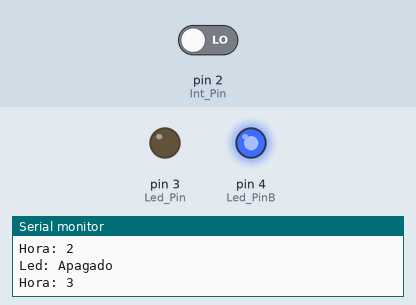
A sketch run on a simulated Arduino Uno, built with avr-gcc and run on an emulated ATmega328P. Shown: output pins drawn as LEDs (lit = HIGH), the last lines printed to the serial monitor. Inputs (shaded band) come from the test bench; at power-on: pin 2 (Int_Pin) LOW.

Above: at 2.8 s.
2.9 s: pin 2 (Int_Pin) driven HIGH
At 3.6 s:
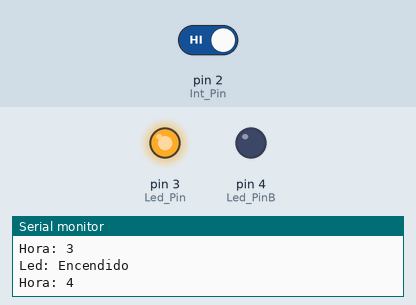
4.5 s: pin 2 (Int_Pin) driven LOW
At 6.3 s:
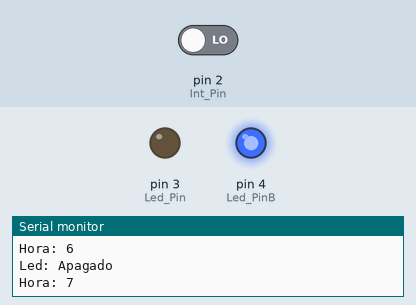
Timing chart, 0 to 7.8 s (numbered marks = the images above; inputs shaded):
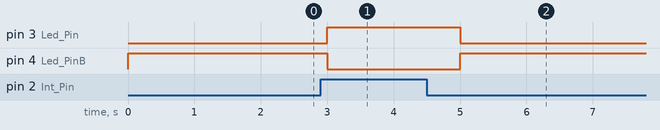

The sketch:

utn_clase_arduino04_0021.ino
```cpp
int Led_Pin = 3;
int Led_PinB = 4;
int Fot_Pin = A0;
int Int_Pin = 2;
int sensorValue = 0;
int inputValue = 0;
int counter = 0;

// Limites Invierno
int start1 = 18;
int stop1 = 24;
// Limites Verano
int start2 = 20;
int stop2 = 1;

void setup()
{
Serial.begin(9600);
pinMode(Led_PinB,OUTPUT);
pinMode(Led_Pin, OUTPUT);
pinMode(Int_Pin, INPUT);
}

void loop()
{
// Lectura Digital
inputValue = digitalRead(Int_Pin);
if (inputValue == HIGH)
{
Serial.println("Led: Encendido");
digitalWrite(Led_Pin, 1);
digitalWrite(Led_PinB, 0);
}
else
{
if(counter >= start1)
{
// Lectura Analógica
sensorValue = analogRead(Fot_Pin);
if(sensorValue < 500)
{
Serial.println("Led: Encendido");
digitalWrite(Led_Pin, 1);
digitalWrite(Led_PinB, 0);
} else {
Serial.println("Led: Apagado");
digitalWrite(Led_Pin, 0);
digitalWrite(Led_PinB, 1);
}
}
else
{
Serial.println("Led: Apagado");
digitalWrite(Led_Pin, 0);
digitalWrite(Led_PinB, 1);
}
}
counter++;
Serial.print("Hora: ");
Serial.println(counter);
if (counter == 24)
{
counter =0;
}
 delay(1000);
}
```

Measured:
- after the input at 2.9 s, pin 3 (Led_Pin): LOW → HIGH after 0.10 s; pin 4 (Led_PinB): HIGH → LOW after 0.10 s
- after the input at 4.5 s, pin 3 (Led_Pin): HIGH → LOW after 0.50 s; pin 4 (Led_PinB): LOW → HIGH after 0.50 s
